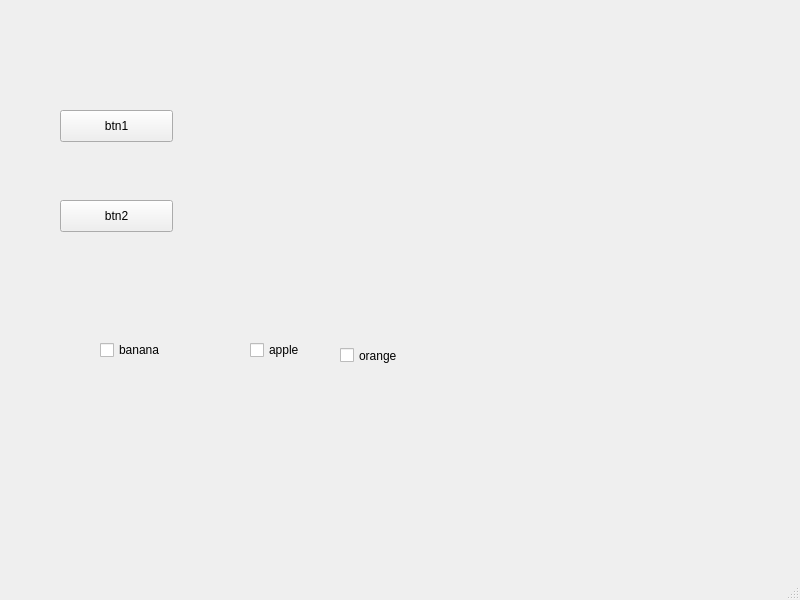
<?xml version="1.0" encoding="UTF-8"?>
<ui version="4.0">
 <class>MainWindow</class>
 <widget class="QMainWindow" name="MainWindow">
  <property name="geometry">
   <rect>
    <x>0</x>
    <y>0</y>
    <width>800</width>
    <height>600</height>
   </rect>
  </property>
  <property name="windowTitle">
   <string>MainWindow</string>
  </property>
  <widget class="QWidget" name="centralwidget">
   <widget class="QPushButton" name="pushButton">
    <property name="geometry">
     <rect>
      <x>60</x>
      <y>110</y>
      <width>113</width>
      <height>32</height>
     </rect>
    </property>
    <property name="text">
     <string>btn1</string>
    </property>
   </widget>
   <widget class="QPushButton" name="pushButton_2">
    <property name="geometry">
     <rect>
      <x>60</x>
      <y>200</y>
      <width>113</width>
      <height>32</height>
     </rect>
    </property>
    <property name="text">
     <string>btn2</string>
    </property>
   </widget>
   <widget class="QCheckBox" name="checkBox">
    <property name="geometry">
     <rect>
      <x>100</x>
      <y>340</y>
      <width>86</width>
      <height>20</height>
     </rect>
    </property>
    <property name="text">
     <string>banana</string>
    </property>
   </widget>
   <widget class="QCheckBox" name="checkBox_2">
    <property name="geometry">
     <rect>
      <x>250</x>
      <y>340</y>
      <width>86</width>
      <height>20</height>
     </rect>
    </property>
    <property name="text">
     <string>apple</string>
    </property>
   </widget>
   <widget class="QCheckBox" name="checkBox_3">
    <property name="geometry">
     <rect>
      <x>340</x>
      <y>340</y>
      <width>86</width>
      <height>31</height>
     </rect>
    </property>
    <property name="text">
     <string>orange</string>
    </property>
   </widget>
  </widget>
  <widget class="QMenuBar" name="menubar">
   <property name="geometry">
    <rect>
     <x>0</x>
     <y>0</y>
     <width>800</width>
     <height>24</height>
    </rect>
   </property>
  </widget>
  <widget class="QStatusBar" name="statusbar"/>
 </widget>
 <resources/>
 <connections/>
</ui>
